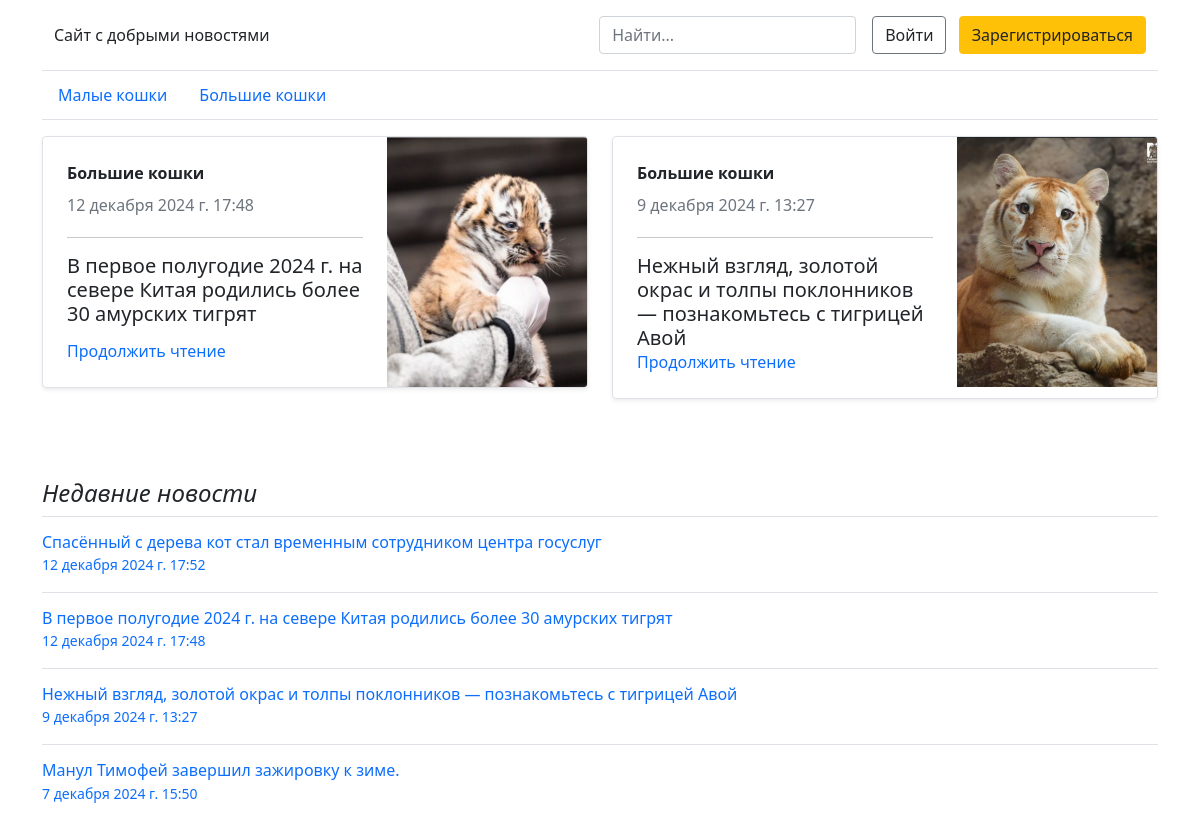
The app's page /, older data.
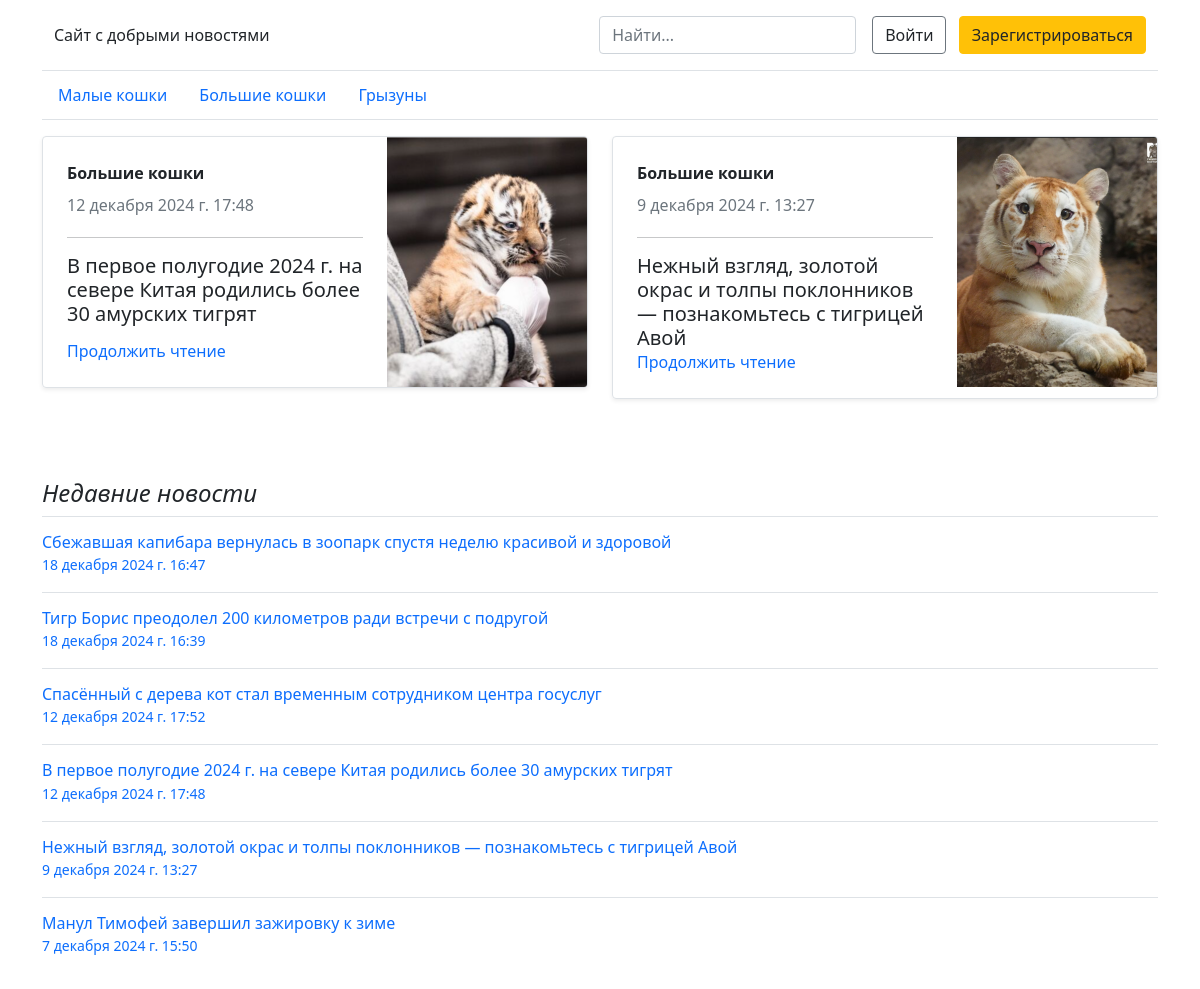
The same page, newer data.
### index/models.py (models this page shows, shortened)
class NewsCategory(models.Model):
    category_name = models.CharField(max_length=64)
    category_created = models.DateTimeField(auto_now_add=True)
    def __str__(self):
        return str(self.category_name)

class News(models.Model):
    news_header = models.CharField(max_length=256)
    news_text = models.TextField()
    news_image = models.ImageField(upload_to='media')
    news_mini_image = models.ImageField(upload_to='media')
    news_image_subtext = models.CharField(max_length=512)
    news_category = models.ForeignKey(NewsCategory, on_delete=models.CASCADE)
    added_date = models.DateTimeField(auto_now_add=True)

### index/views.py (the view)
# urls.py: path('', views.home_page),
def home_page(request):
    news_list = News.objects.all()
    categories = NewsCategory.objects.all()
    nums = random_news()
    num1 = nums[0]
    num2 = nums[1]
    article1 = News.objects.get(id=num1)
    article2 = News.objects.get(id=num2)
    news_pool = []
    for a in news_list[::-1]:
        news_pool.append(a)
    context = {'news_list': news_list, 'categories': categories,'news_pool': news_pool, 'article1': article1, 'article2': article2}
    return render(request, 'home.html', context)

### index/models.py (called while the page is built)
def random_news():
    news_all = News.objects.all()
    amount_news = int(len(news_all) +1)
    i = 1
    while i == 1:
        random_num1 = random.randrange(1, amount_news, 1)
        random_num2 = random.randrange(1, amount_news, 1)
        if random_num1 == random_num2:
            i = 1
        else:
            i = 0
            return random_num1, random_num2

### index/templates/home.html (shortened to what the changed rows need)
<!DOCTYPE html>
<html lang="ru">
<head>
    <link href="https://cdn.jsdelivr.net/npm/bootstrap@5.0.2/dist/css/bootstrap.min.css" rel="stylesheet">
</head>
<body>
<div class="container">
  <div class="nav-scroller py-1 mb-3 border-bottom">
    <nav class="nav nav-underline justify-content-left">
        {% for c in categories %}
      <a class="nav-item nav-link link-body-emphasis active" href="/section/{{ c.id }}">{{ c.category_name }}</a>
        {% endfor %}
    </nav>
  </div>
</div>
<main class="container">
  <div class="row mb-2">
    <div class="col-md-6">
      <div class="row g-0 border rounded overflow-hidden flex-md-row mb-4 shadow-sm h-md-250 position-relative">
        <div class="col p-4 d-flex flex-column position-static">
          <strong class="d-inline-block mb-2 text-primary-emphasis">{{ article1.news_category }}</strong>
          <div class="mb-1 text-secondary">{{ article1.added_date }}</div>
            <hr>
          <h5 class="card-text mb-auto">{{ article1.news_header }}</h5>
          <a href="/news/{{ article1.id }}" class="icon-link gap-1 icon-link-hover stretched-link text-decoration-none">
            Продолжить чтение
          </a>
        </div>
        <div class="col-auto d-none d-lg-block">
          <img src="{{ article1.news_mini_image.url }}" alt="{{ article1.news_header }}" width="200" height="250">
        </div>
      </div>
    </div>
    <div class="col-md-6">
      <div class="row g-0 border rounded overflow-hidden flex-md-row mb-4 shadow-sm h-md-250 position-relative">
        <div class="col p-4 d-flex flex-column position-static">
          <strong class="d-inline-block mb-2 text-primary-emphasis">{{ article2.news_category }}</strong>
          <div class="mb-1 text-secondary">{{ article2.added_date }}</div>
            <hr>
          <h5 class="card-text mb-auto">{{ article2.news_header }}</h5>
          <a href="/news/{{ article2.id }}" class="icon-link gap-1 icon-link-hover stretched-link text-decoration-none">
            Продолжить чтение
          </a>
        </div>
        <div class="col-auto d-none d-lg-block">
          <img src="{{ article2.news_mini_image.url }}" alt="{{ article2.news_header }}" width="200" height="250">
        </div>
      </div>
    </div>
  </div>
  <div>
      <br>
      <br>
    <ul class="list-unstyled">
        {% for p in news_pool %}
        <li>
            <a class="d-flex flex-column flex-lg-row gap-3 align-items-start align-items-lg-center py-3 link-body-emphasis text-decoration-none border-top" href="/news/{{ p.id }}">
                <div class="col-lg-8">
                  <h6 class="mb-0">{{ p.news_header }}</h6>
                  <small class="text-body-secondary">{{ p.added_date }}</small>
                </div>
            </a>
        </li>
        {% endfor %}
    </ul>
  </div>
</main>

Row changes from the older to the newer data that the page shows:
added NewsCategory: category_name "Грызуны"
added News: news_header "Сбежавшая капибара вернулась в зоопарк спустя неделю красивой и здоровой", added_date "18 декабря 2024 г. 16:47"
added News: news_header "Тигр Борис преодолел 200 километров ради встречи с подругой", added_date "18 декабря 2024 г. 16:39"
changed News: news_header "Манул Тимофей завершил зажировку к зиме." → "Манул Тимофей завершил зажировку к зиме"
